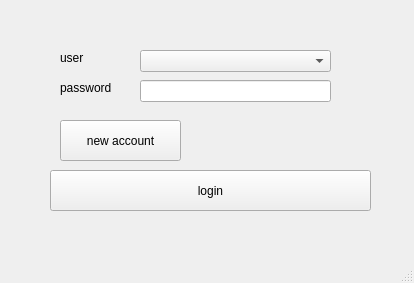
<?xml version="1.0" encoding="UTF-8"?>
<ui version="4.0">
 <class>MainWindow</class>
 <widget class="QMainWindow" name="MainWindow">
  <property name="geometry">
   <rect>
    <x>0</x>
    <y>0</y>
    <width>414</width>
    <height>283</height>
   </rect>
  </property>
  <property name="windowTitle">
   <string>login</string>
  </property>
  <widget class="QWidget" name="centralwidget">
   <widget class="QPushButton" name="login_button">
    <property name="geometry">
     <rect>
      <x>50</x>
      <y>170</y>
      <width>321</width>
      <height>41</height>
     </rect>
    </property>
    <property name="text">
     <string>login</string>
    </property>
   </widget>
   <widget class="QLineEdit" name="password_line_edit">
    <property name="geometry">
     <rect>
      <x>140</x>
      <y>80</y>
      <width>191</width>
      <height>22</height>
     </rect>
    </property>
    <property name="inputMask">
     <string/>
    </property>
    <property name="text">
     <string/>
    </property>
    <property name="echoMode">
     <enum>QLineEdit::Password</enum>
    </property>
   </widget>
   <widget class="QLabel" name="label">
    <property name="geometry">
     <rect>
      <x>60</x>
      <y>50</y>
      <width>55</width>
      <height>16</height>
     </rect>
    </property>
    <property name="text">
     <string>user</string>
    </property>
   </widget>
   <widget class="QLabel" name="label_2">
    <property name="geometry">
     <rect>
      <x>60</x>
      <y>80</y>
      <width>55</width>
      <height>16</height>
     </rect>
    </property>
    <property name="text">
     <string>password</string>
    </property>
   </widget>
   <widget class="QComboBox" name="username_combobox">
    <property name="geometry">
     <rect>
      <x>140</x>
      <y>50</y>
      <width>191</width>
      <height>22</height>
     </rect>
    </property>
   </widget>
   <widget class="QPushButton" name="register_button">
    <property name="geometry">
     <rect>
      <x>60</x>
      <y>120</y>
      <width>121</width>
      <height>41</height>
     </rect>
    </property>
    <property name="text">
     <string>new account</string>
    </property>
   </widget>
   <widget class="QLabel" name="warning_label">
    <property name="enabled">
     <bool>true</bool>
    </property>
    <property name="geometry">
     <rect>
      <x>220</x>
      <y>120</y>
      <width>55</width>
      <height>16</height>
     </rect>
    </property>
    <property name="styleSheet">
     <string notr="true">color: rgb(255, 0, 0);</string>
    </property>
    <property name="text">
     <string/>
    </property>
   </widget>
  </widget>
  <widget class="QMenuBar" name="menubar">
   <property name="geometry">
    <rect>
     <x>0</x>
     <y>0</y>
     <width>414</width>
     <height>26</height>
    </rect>
   </property>
  </widget>
  <widget class="QStatusBar" name="statusbar"/>
 </widget>
 <resources/>
 <connections/>
</ui>
